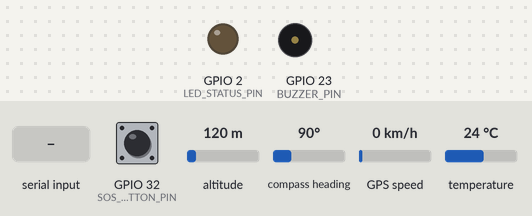
Bench run of a sketch on a simulated ESP32. On the bench: output pins drawn as LEDs (lit = HIGH), buzzer (waves = sounding, pin HIGH). The inputs (shaded band) are chosen by the test bench; at power-on: GPIO 32 (SOS_BUTTON_PIN) HIGH, altitude 120 m, compass heading 90°, GPS speed 0 km/h, temperature 24 °C. WiFi joins after 1.5 s; servers stay silent unless stated; uploads are accepted with an empty reply; the GPS gets a fix after 3 s at 37.7749, -122.4194 with 8 satellites; the modem accepts every AT command (registered, SIM ready, sends succeed) and sends nothing else; what the sketch prints to the serial monitor is not drawn.

Above: at 0.6 s.
At 3.5 s:
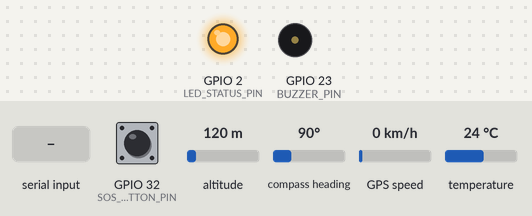
3.6 s: GPIO 32 (SOS_BUTTON_PIN) pulled LOW for 3.2 s
At 6.15 s:
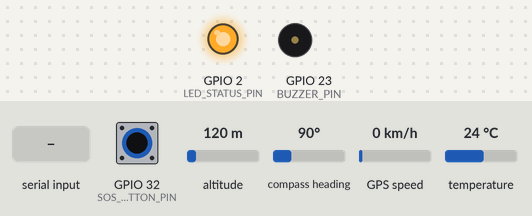
8.3 s: "ERROR\n" received over Serial
Timing chart, 0 to 11.3 s (numbered marks = the images above; inputs shaded):
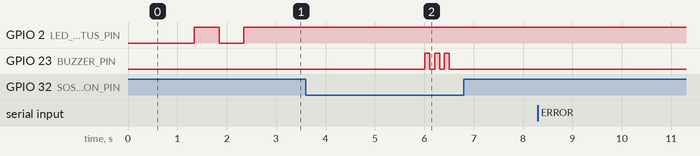

Measured:
- after the input at 3.6 s, GPIO 23 (BUZZER_PIN): alternates HIGH for 0.10 s and LOW for 0.10 s, 6 changes in all, then stays LOW, starting after 2.4 s
- after the input at 8.3 s, every drawn part: stays the same

The sketch:

esp32_main.ino
```cpp
/*
 * Alpha Squared - ESP32 IoT Smart Health & Emergency Detection System
 * Main Sketch with Physical SOS Push Button & Automatic Cellular Voice Call
 *
 * Hardware Connections:
 * - SOS Push Button               -> GPIO 32 (Active LOW, Internal Pull-up)
 * - MAX30102 Heart Rate          -> I2C (SDA 21, SCL 22)
 * - DS18B20 Temperature           -> OneWire GPIO 4 (with 4.7k resistor)
 * - NEO-6M GPS Module             -> HardwareSerial2 (RX 16, TX 17)
 * - SIM800L Cellular GSM Module   -> HardwareSerial1 (RX 26, TX 27)
 * - MPU6050 Accelerometer/Gyro    -> I2C (SDA 21, SCL 22)
 * - Buzzer                        -> GPIO 23
 * - Status LED                    -> GPIO 2
 *
 * Serial Monitor Commands:
 * - Enter 'E' or 'e': Trigger manual Emergency SMS & Voice Call Test.
 * - Enter 'H' or 'h': End/hang up active voice call (ATH).
 */

#include <WiFi.h>
#include <HTTPClient.h>
#include <WiFiClientSecure.h>
#include "config.h"
#include "wifi_config.h"
#include "sensors.h"
#include "fall_detection.h"

unsigned long lastSensorRead = 0;

void setup() {
    Serial.begin(115200);
    delay(500);

    Serial.println("=================================================");
    Serial.println(" ALPHA SQUARED - IoT SOS & HEALTH MONITORING    ");
    Serial.println("=================================================");

    pinMode(BUZZER_PIN, OUTPUT);
    pinMode(LED_STATUS_PIN, OUTPUT);

    initSensors();
    initFallDetection();

    // Connect to Wi-Fi
    Serial.print("[Wi-Fi] Connecting to: ");
    Serial.println(WIFI_SSID);
    WiFi.begin(WIFI_SSID, WIFI_PASSWORD);

    int attempts = 0;
    while (WiFi.status() != WL_CONNECTED && attempts < 10) {
        delay(500);
        Serial.print(".");
        digitalWrite(LED_STATUS_PIN, !digitalRead(LED_STATUS_PIN));
        attempts++;
    }

    if (WiFi.status() == WL_CONNECTED) {
        Serial.println("\n[Wi-Fi] Connected successfully!");
        Serial.print("[Wi-Fi] IP Address: ");
        Serial.println(WiFi.localIP());
        digitalWrite(LED_STATUS_PIN, HIGH);
    } else {
        Serial.println("\n[Wi-Fi] Wi-Fi connection standby. Local standalone / Cellular SMS mode active.");
        digitalWrite(LED_STATUS_PIN, LOW);
    }
}

void triggerLocalAlarm() {
    for (int i = 0; i < 3; i++) {
        digitalWrite(BUZZER_PIN, HIGH);
        delay(100);
        digitalWrite(BUZZER_PIN, LOW);
        delay(100);
    }
}

void sendVitalsToBackend(bool fall, bool sos) {
    SensorData biometrics = readBiometricSensors();

    Serial.printf("[Sensors] HR: %s (%s) | Temp: %s (%s) | GPS: %s | GSM: %s | Call: %s\n",
                  biometrics.hrValid ? String(biometrics.heartRate).c_str() : "N/A",
                  biometrics.hrStatus.c_str(),
                  biometrics.tempValid ? String(biometrics.temperature, 2).c_str() : "N/A",
                  biometrics.tempStatus.c_str(),
                  biometrics.gpsStatus.c_str(),
                  biometrics.gsmStatus.c_str(),
                  biometrics.lastCallStatus.c_str());

    if (WiFi.status() == WL_CONNECTED) {
        WiFiClientSecure client;
        client.setInsecure(); // Allows secure TLS connection without CA cert expiration issues

        HTTPClient http;
        String backendUrl = String(API_BASE_URL) + "/api/iot/data";

        if (!http.begin(client, backendUrl)) {
            Serial.println("[HTTP] Connection initialization to backend failed.");
            return;
        }

        http.addHeader("Content-Type", "application/json");
        http.addHeader("x-device-token", DEVICE_TOKEN);

        // Construct JSON telemetry payload compatible with Vercel API
        String payload = "{";
        payload += "\"device_id\":\"" + String(DEVICE_ID) + "\",";

        // Temperature object
        payload += "\"temperature\":{";
        payload += "\"sensor_status\":\"" + biometrics.tempStatus + "\"";
        if (biometrics.tempValid) {
            payload += ",\"value\":" + String(biometrics.temperature, 2);
            payload += ",\"unit\":\"C\"";
        }
        payload += "},";

        // Heart Rate object
        payload += "\"heart_rate\":{";
        payload += "\"sensor_status\":\"" + biometrics.hrStatus + "\"";
        if (biometrics.hrValid) {
            payload += ",\"value\":" + String(biometrics.heartRate);
            payload += ",\"unit\":\"bpm\"";
        }
        payload += "},";

        // GPS object
        payload += "\"gps\":{";
        payload += "\"sensor_status\":\"" + biometrics.gpsStatus + "\"";
        if (biometrics.gpsFixValid) {
            payload += ",\"latitude\":" + String(biometrics.latitude, 7);
            payload += ",\"longitude\":" + String(biometrics.longitude, 7);
            payload += ",\"fix_valid\":true";
        } else {
            payload += ",\"fix_valid\":false";
        }
        payload += "},";

        // SIM800L status object with call state
        payload += "\"sim800l\":{";
        payload += "\"status\":\"" + biometrics.gsmStatus + "\",";
        payload += "\"last_sms_status\":\"" + biometrics.lastSmsStatus + "\",";
        payload += "\"last_call_status\":\"" + biometrics.lastCallStatus + "\",";
        payload += "\"last_sos_time\":\"" + biometrics.lastSosTime + "\"";
        payload += "},";

        payload += "\"is_simulated\":false";
        payload += "}";

        int httpResponseCode = http.POST(payload);
        if (httpResponseCode > 0) {
            String response = http.getString();
            Serial.printf("[Backend API] Response HTTP %d: %s\n", httpResponseCode, response.c_str());
        } else {
            Serial.printf("[Backend API] HTTP POST failed, error: %s\n", http.errorToString(httpResponseCode).c_str());
        }
        http.end();
    }
}

void loop() {
    unsigned long currentMillis = millis();
    SensorData biometrics = readBiometricSensors();

    // Non-blocking GSM call duration monitor & response parser
    processGsmTasks();

    // Check Serial Monitor commands (Key 'E' for Emergency Test, 'H' to Hang up)
    checkSerialCommands(biometrics);

    // 1. Check Physical SOS Push Button Press (GPIO 32, Active LOW with Debounce)
    bool sosButtonPressed = handleDebouncedButtonPress();
    if (sosButtonPressed) {
        Serial.println("\n🚨 PHYSICAL SOS PUSH BUTTON PRESSED!");
        triggerLocalAlarm();
        triggerEmergencySMS(EMERGENCY_PHONE_NUMBER, "Physical SOS Button Pressed", biometrics);
        initiateEmergencyCall(EMERGENCY_PHONE_NUMBER);
        sendVitalsToBackend(false, true);
    }

    // 2. Check Fall Detection IMU
    bool fallDetected = checkFallDetected();
    if (fallDetected) {
        Serial.println("\n⚠️ FALL DETECTED BY ACCELEROMETER!");
        triggerLocalAlarm();
        triggerEmergencySMS(EMERGENCY_PHONE_NUMBER, "Fall Impact Detected", biometrics);
        initiateEmergencyCall(EMERGENCY_PHONE_NUMBER);
        sendVitalsToBackend(true, false);
    }

    // 3. Periodic Telemetry Ingestion (Every 10 Seconds)
    if (currentMillis - lastSensorRead >= SENSOR_READ_INTERVAL) {
        lastSensorRead = currentMillis;
        sendVitalsToBackend(fallDetected, sosButtonPressed);
    }
}
```

fall_detection.cpp
```cpp
#include "fall_detection.h"
#include "config.h"
#include <math.h>

// Vector magnitude fall detection algorithm using MPU6050
// Vector magnitude = sqrt(ax^2 + ay^2 + az^2)

void initFallDetection() {
    Serial.println("[Fall Detection] Initializing MPU6050 IMU sensor...");
    // Wire.begin(SDA_PIN, SCL_PIN);
}

bool checkFallDetected() {
    // Simulated IMU axis vector check
    // Real implementation samples MPU6050 accelerations:
    // float ax, ay, az;
    // float mag = sqrt(ax*ax + ay*ay + az*az);
    // if (mag > ACCEL_THRESHOLD_HIGH || mag < ACCEL_THRESHOLD_LOW) { return true; }

    return false;
}
```

fall_detection.h
```cpp
#ifndef FALL_DETECTION_H
#define FALL_DETECTION_H

#include <Arduino.h>

void initFallDetection();
bool checkFallDetected();

#endif // FALL_DETECTION_H
```

sensors.cpp
```cpp
#include "sensors.h"
#include "config.h"
#include "wifi_config.h"

#include <Wire.h>
#include <OneWire.h>
#include <DallasTemperature.h>
#include <TinyGPS++.h>

// Hardware Serial instances for GPS and GSM
HardwareSerial gpsSerial(2);  // RX: GPIO 16, TX: GPIO 17
HardwareSerial gsmSerial(1);  // RX: GPIO 26, TX: GPIO 27

// Sensor Drivers
OneWire oneWire(DS18B20_PIN);
DallasTemperature tempSensor(&oneWire);
TinyGPSPlus gpsDriver;

// System Timers & Status Trackers
static unsigned long lastSmsTimeMs = 0;
static String currentSmsStatus = "none";
static String currentSmsTimestamp = "";

static String currentCallStatus = "idle"; // "idle", "dialing", "active", "ended", "failed"
static unsigned long callStartTimeMs = 0;
static String lastSosTimestamp = "";

// Software Debouncing State
static int lastButtonState = HIGH;
static int stableButtonState = HIGH;
static unsigned long lastDebounceTime = 0;

void initSensors() {
    Serial.println("\n[Sensors] Initializing Hardware Subsystems...");

    pinMode(SOS_BUTTON_PIN, INPUT_PULLUP);

    // 1. Initialize DS18B20 Temperature Sensor
    tempSensor.begin();
    int tempCount = tempSensor.getDeviceCount();
    Serial.printf("[Sensors] DS18B20 Temperature Sensors Found: %d\n", tempCount);

    // 2. Initialize I2C Bus (MAX30102 & MPU6050)
    Wire.begin(SDA_PIN, SCL_PIN);
    Serial.println("[Sensors] I2C Bus initialized on SDA 21, SCL 22.");

    // 3. Initialize NEO-6M GPS HardwareSerial2
    gpsSerial.begin(9600, SERIAL_8N1, GPS_RX_PIN, GPS_TX_PIN);
    Serial.println("[Sensors] NEO-6M GPS Serial2 initialized at 9600 baud.");

    // 4. Initialize SIM800L GSM HardwareSerial1
    gsmSerial.begin(9600, SERIAL_8N1, GSM_RX_PIN, GSM_TX_PIN);
    Serial.println("[Sensors] SIM800L GSM Serial1 initialized at 9600 baud.");

    delay(300);
}

bool handleDebouncedButtonPress() {
    int reading = digitalRead(SOS_BUTTON_PIN);

    if (reading != lastButtonState) {
        lastDebounceTime = millis();
    }
    lastButtonState = reading;

    if ((millis() - lastDebounceTime) > DEBOUNCE_DELAY_MS) {
        if (reading != stableButtonState) {
            stableButtonState = reading;
            // Active LOW button press transition (HIGH -> LOW)
            if (stableButtonState == LOW) {
                return true;
            }
        }
    }
    return false;
}

SensorData readBiometricSensors() {
    SensorData data;
    data.tempValid = false;
    data.tempStatus = "disconnected";
    data.temperature = 0.0;

    data.hrValid = false;
    data.hrStatus = "disconnected";
    data.heartRate = 0;

    data.gpsFixValid = false;
    data.gpsStatus = "no_fix";
    data.latitude = 0.0;
    data.longitude = 0.0;

    data.gsmStatus = "unknown";
    data.lastSmsStatus = currentSmsStatus;
    data.lastSmsTime = currentSmsTimestamp;
    data.lastCallStatus = currentCallStatus;
    data.lastSosTime = lastSosTimestamp;

    // 1. Read DS18B20 Temperature
    tempSensor.requestTemperatures();
    float tC = tempSensor.getTempCByIndex(0);

    if (tC != DEVICE_DISCONNECTED_C && tC > -20.0 && tC < 65.0) {
        data.temperature = tC;
        data.tempValid = true;
        data.tempStatus = "ok";
    } else {
        data.tempValid = false;
        data.tempStatus = "disconnected";
    }

    // 2. Non-blocking GPS Serial Data Parsing
    while (gpsSerial.available() > 0) {
        gpsDriver.encode(gpsSerial.read());
    }

    if (gpsDriver.location.isValid() && gpsDriver.location.age() < 10000) {
        data.latitude = gpsDriver.location.lat();
        data.longitude = gpsDriver.location.lng();
        data.gpsFixValid = true;
        data.gpsStatus = "ok";
    } else {
        data.gpsFixValid = false;
        data.gpsStatus = "no_fix";
    }

    // 3. Check GSM AT Status
    gsmSerial.println("AT");
    delay(50);
    if (gsmSerial.available()) {
        String resp = gsmSerial.readString();
        if (resp.indexOf("OK") != -1) {
            data.gsmStatus = "ready";
        } else {
            data.gsmStatus = "error";
        }
    } else {
        data.gsmStatus = "unavailable";
    }

    return data;
}

bool triggerEmergencySMS(const String& phoneNumber, const String& reason, const SensorData& data) {
    unsigned long now = millis();
    if (now - lastSmsTimeMs < EMERGENCY_COOLDOWN_MS) {
        Serial.printf("[SIM800L] SMS Cooldown active (%lu ms remaining). Alert suppressed.\n",
                      EMERGENCY_COOLDOWN_MS - (now - lastSmsTimeMs));
        return false;
    }

    Serial.println("\n[SIM800L] 🚨 Constructing Emergency Cellular SMS...");
    Serial.printf("[SIM800L] Recipient: %s | Reason: %s\n", phoneNumber.c_str(), reason.c_str());

    String message = "🚨 EMERGENCY ALERT: Patient ALPHA-001!\n";
    message += "Reason: " + reason + "\n";

    if (data.tempValid) {
        message += "Temp: " + String(data.temperature, 1) + " C\n";
    } else {
        message += "Temp: Sensor Unavailable\n";
    }

    if (data.hrValid) {
        message += "Heart Rate: " + String(data.heartRate) + " BPM\n";
    } else {
        message += "Heart Rate: Sensor Unavailable\n";
    }

    if (data.gpsFixValid) {
        message += "Location: https://maps.google.com/?q=" + String(data.latitude, 6) + "," + String(data.longitude, 6);
    } else {
        message += "Location: GPS Fix Unavailable";
    }

    // Send AT Commands to SIM800L
    gsmSerial.println("AT+CMGF=1"); // Set SMS text mode
    delay(200);

    gsmSerial.print("AT+CMGS=\"");
    gsmSerial.print(phoneNumber);
    gsmSerial.println("\"");

    // Wait for '>' prompt from SIM800L
    unsigned long promptStart = millis();
    while (millis() - promptStart < 1500) {
        if (gsmSerial.available() && gsmSerial.read() == '>') break;
        delay(10);
    }

    gsmSerial.print(message);
    delay(100);
    gsmSerial.write(26); // Send Ctrl+Z to submit SMS
    delay(2500);

    bool submitted = false;
    String response = "";
    while (gsmSerial.available()) {
        response += (char)gsmSerial.read();
    }

    if (response.indexOf("+CMGS:") != -1 || response.indexOf("OK") != -1) {
        Serial.println("[SIM800L] ✅ Emergency SMS submitted successfully!");
        submitted = true;
        currentSmsStatus = "submitted";
    } else {
        Serial.printf("[SIM800L] ❌ SMS submission failed or unconfirmed. GSM Response: %s\n", response.c_str());
        submitted = false;
        currentSmsStatus = "failed";
    }

    lastSmsTimeMs = now;
    currentSmsTimestamp = String(now / 1000) + "s_uptime";
    lastSosTimestamp = currentSmsTimestamp;
    return submitted;
}

bool initiateEmergencyCall(const String& phoneNumber) {
    if (phoneNumber.length() < 5) {
        Serial.println("[SIM800L] ❌ Invalid emergency phone number for voice call.");
        currentCallStatus = "failed";
        return false;
    }

    Serial.printf("[SIM800L] 📞 Initiating Outgoing Emergency Cellular Voice Call to: %s\n", phoneNumber.c_str());

    // GSM AT command for voice dial requires trailing semicolon ';'
    String dialCmd = "ATD" + phoneNumber + ";";
    gsmSerial.println(dialCmd);

    currentCallStatus = "dialing";
    callStartTimeMs = millis();
    lastSosTimestamp = String(callStartTimeMs / 1000) + "s_uptime";
    return true;
}

void endVoiceCall() {
    Serial.println("[SIM800L] 🛑 Ending Voice Call (Sending ATH)...");
    gsmSerial.println("ATH");
    currentCallStatus = "ended";
}

void processGsmTasks() {
    // Non-blocking GSM UART reader to track voice call state
    while (gsmSerial.available() > 0) {
        String line = gsmSerial.readStringUntil('\n');
        line.trim();
        if (line.length() == 0) continue;

        Serial.printf("[GSM UART] %s\n", line.c_str());

        if (line.indexOf("BUSY") != -1 || line.indexOf("NO CARRIER") != -1 || line.indexOf("NO DIALTONE") != -1) {
            Serial.println("[SIM800L] Call ended by remote party or line busy.");
            currentCallStatus = "ended";
        } else if (line.indexOf("VOICE CALL: BEGIN") != -1 || line.indexOf("OK") != -1) {
            if (currentCallStatus == "dialing") {
                currentCallStatus = "active";
            }
        } else if (line.indexOf("ERROR") != -1) {
            if (currentCallStatus == "dialing") {
                currentCallStatus = "failed";
            }
        }
    }

    // Auto-hangup call after VOICE_CALL_DURATION_MS (20s) to limit call costs
    if ((currentCallStatus == "dialing" || currentCallStatus == "active") && (millis() - callStartTimeMs > VOICE_CALL_DURATION_MS)) {
        Serial.println("[SIM800L] Voice call maximum duration timeout reached (20s). Hanging up...");
        endVoiceCall();
    }
}

void checkSerialCommands(SensorData& data) {
    if (Serial.available() > 0) {
        char ch = Serial.read();
        if (ch == 'E' || ch == 'e') {
            Serial.println("\n[Serial Monitor] 'E' Key Pressed! Triggering Emergency SMS & Voice Call Test...");
            triggerEmergencySMS(EMERGENCY_PHONE_NUMBER, "Serial Monitor Test (Key E)", data);
            initiateEmergencyCall(EMERGENCY_PHONE_NUMBER);
        } else if (ch == 'H' || ch == 'h') {
            Serial.println("\n[Serial Monitor] 'H' Key Pressed! Hanging up active voice call...");
            endVoiceCall();
        }
    }
}
```

sensors.h
```cpp
#ifndef SENSORS_H
#define SENSORS_H

#include <Arduino.h>

struct SensorData {
    // Temperature (DS18B20)
    float temperature;
    bool tempValid;
    String tempStatus; // "ok", "disconnected", "error"

    // Heart Rate (MAX30102)
    int heartRate;
    bool hrValid;
    String hrStatus; // "ok", "disconnected", "error"

    // GPS Location (NEO-6M)
    float latitude;
    float longitude;
    bool gpsFixValid;
    String gpsStatus; // "ok", "no_fix", "disconnected"

    // SIM800L Cellular GSM Module
    String gsmStatus;      // "ready", "error", "unavailable"
    String lastSmsStatus;   // "submitted", "failed", "none"
    String lastSmsTime;
    String lastCallStatus;  // "idle", "dialing", "active", "ended", "failed"
    String lastSosTime;
};

void initSensors();
SensorData readBiometricSensors();
bool triggerEmergencySMS(const String& phoneNumber, const String& reason, const SensorData& data);
bool initiateEmergencyCall(const String& phoneNumber);
void endVoiceCall();
void processGsmTasks();
bool handleDebouncedButtonPress();
void checkSerialCommands(SensorData& data);

#endif // SENSORS_H
```

Source omitted: config.h (1367 bytes), wifi_config.h (851 bytes)
